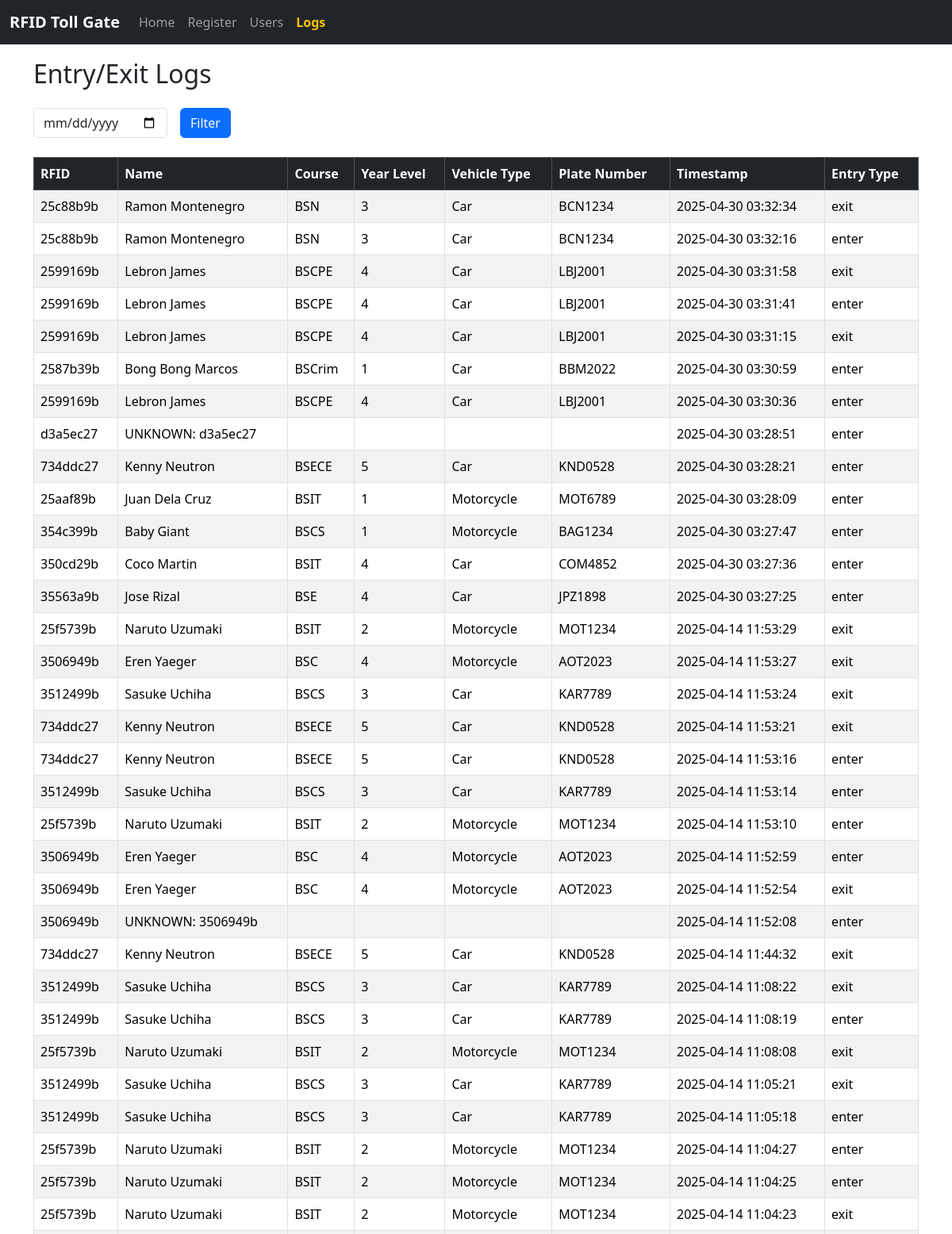
Page /logs (upper part) on the earlier database version.
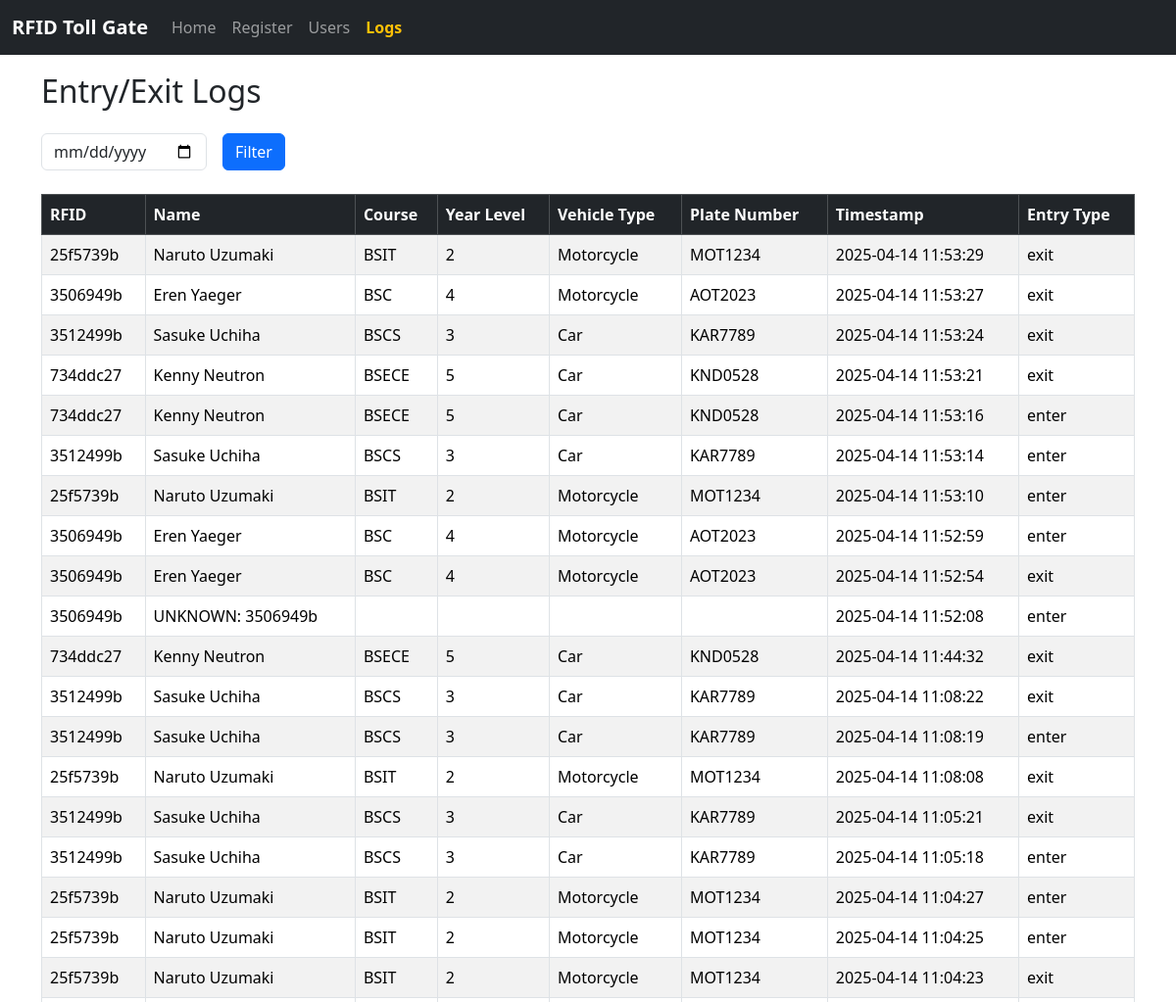
Same page on the later database version.
### tables this page shows
CREATE TABLE logs (
        id INTEGER PRIMARY KEY AUTOINCREMENT,
        rfid TEXT,
        name TEXT,
        course TEXT,
        year_level TEXT,
        vehicle_type TEXT,
        plate_number TEXT,
        timestamp TEXT,
        entry_type TEXT CHECK(entry_type IN ('enter', 'exit'))
    );

### main.py (the view)
@app.route('/logs')
def logs():
    selected_date = request.args.get('date')
    conn = sqlite3.connect('rfid_gate.db')
    c = conn.cursor()
    if selected_date:
        c.execute('''
            SELECT rfid, name, course, year_level, vehicle_type, plate_number, timestamp, entry_type
            FROM logs
            WHERE DATE(timestamp) = ?
            ORDER BY timestamp DESC
        ''', (selected_date,))
    else:
        c.execute('''
            SELECT rfid, name, course, year_level, vehicle_type, plate_number, timestamp, entry_type
            FROM logs
            ORDER BY timestamp DESC
        ''')
    logs_data = c.fetchall()
    conn.close()
    return render_template('logs.html', logs=logs_data, selected_date=selected_date)

### templates/logs.html (shortened to what this page needs)
{% extends "base.html" %}
{% block content %}
<div class="container mt-4">
  <h2 class="mb-4">Entry/Exit Logs</h2>
  <form method="GET" class="row g-3 mb-4">
    <div class="col-auto">
      <input type="date" name="date" class="form-control" value="{{ selected_date }}">
    </div>
    <div class="col-auto">
      <button type="submit" class="btn btn-primary">Filter</button>
    </div>
  </form>
  {% if logs %}
  <div class="table-responsive">
    <table class="table table-striped table-bordered">
      <thead class="table-dark">
        <tr>
          <th>RFID</th>
          <th>Name</th>
          <th>Course</th>
          <th>Year Level</th>
          <th>Vehicle Type</th>
          <th>Plate Number</th>
          <th>Timestamp</th>
          <th>Entry Type</th>
        </tr>
      </thead>
      <tbody>
        {% for log in logs %}
        <tr>
          <td>{{ log[0] }}</td>
          <td>{{ log[1] }}</td>
          <td>{{ log[2] }}</td>
          <td>{{ log[3] }}</td>
          <td>{{ log[4] }}</td>
          <td>{{ log[5] }}</td>
          <td>{{ log[6] }}</td>
          <td>{{ log[7] }}</td>
        </tr>
        {% endfor %}
      </tbody>
    </table>
  </div>
  {% else %}
    <p class="text-muted">No logs found{{ " for " + selected_date if selected_date }}.</p>
  {% endif %}
</div>
{% endblock %}

### templates/base.html (shortened to what this page needs)
<!DOCTYPE html>
<html lang="en">
<head>
  <link href="https://cdn.jsdelivr.net/npm/bootstrap@5.3.2/dist/css/bootstrap.min.css" rel="stylesheet">
</head>
<body>
<nav class="navbar navbar-expand-lg navbar-dark bg-dark fixed-top">
  <div class="container-fluid">
    <a class="navbar-brand" href="/">RFID Toll Gate</a>
    <div class="collapse navbar-collapse">
      <ul class="navbar-nav me-auto mb-2 mb-lg-0">
        <li class="nav-item">
          <a class="nav-link {% if request.path == '/' %}active text-warning fw-bold{% endif %}" href="/">Home</a>
        </li>
        <li class="nav-item">
          <a class="nav-link {% if request.path.startswith('/register') %}active text-warning fw-bold{% endif %}" href="/register">Register</a>
        </li>
        <li class="nav-item">
          <a class="nav-link {% if request.path == '/users' %}active text-warning fw-bold{% endif %}" href="/users">Users</a>
        </li>
        <li class="nav-item">
          <a class="nav-link {% if request.path.startswith('/logs') %}active text-warning fw-bold{% endif %}" href="/logs">Logs</a>
        </li>
      </ul>
    </div>
  </div>
</nav>
  <div id="page-wrapper">
    {% block content %}{% endblock %}
  </div>
</body>
</html>

### templates/base.html (style rules this page uses)
body { padding-top: 50px; }
.navbar-brand { font-weight: bold; }

Differences in the rows shown:
removed logs: rfid "25c88b9b", name "Ramon Montenegro", course "BSN", year_level "3", vehicle_type "Car", plate_number "BCN1234", timestamp "2025-04-30 03:32:34", entry_type "exit"
removed logs: rfid "25c88b9b", name "Ramon Montenegro", course "BSN", year_level "3", vehicle_type "Car", plate_number "BCN1234", timestamp "2025-04-30 03:32:16", entry_type "enter"
removed logs: rfid "2599169b", name "Lebron James", course "BSCPE", year_level "4", vehicle_type "Car", plate_number "LBJ2001", timestamp "2025-04-30 03:31:58", entry_type "exit"
removed logs: rfid "2599169b", name "Lebron James", course "BSCPE", year_level "4", vehicle_type "Car", plate_number "LBJ2001", timestamp "2025-04-30 03:31:41", entry_type "enter"
removed logs: rfid "2599169b", name "Lebron James", course "BSCPE", year_level "4", vehicle_type "Car", plate_number "LBJ2001", timestamp "2025-04-30 03:31:15", entry_type "exit"
removed logs: rfid "2587b39b", name "Bong Bong Marcos", course "BSCrim", year_level "1", vehicle_type "Car", plate_number "BBM2022", timestamp "2025-04-30 03:30:59", entry_type "enter"
removed logs: rfid "2599169b", name "Lebron James", course "BSCPE", year_level "4", vehicle_type "Car", plate_number "LBJ2001", timestamp "2025-04-30 03:30:36", entry_type "enter"
removed logs: rfid "d3a5ec27", name "UNKNOWN: d3a5ec27", timestamp "2025-04-30 03:28:51", entry_type "enter"
removed logs: rfid "734ddc27", name "Kenny Neutron", course "BSECE", year_level "5", vehicle_type "Car", plate_number "KND0528", timestamp "2025-04-30 03:28:21", entry_type "enter"
removed logs: rfid "25aaf89b", name "Juan Dela Cruz", course "BSIT", year_level "1", vehicle_type "Motorcycle", plate_number "MOT6789", timestamp "2025-04-30 03:28:09", entry_type "enter"
removed logs: rfid "354c399b", name "Baby Giant", course "BSCS", year_level "1", vehicle_type "Motorcycle", plate_number "BAG1234", timestamp "2025-04-30 03:27:47", entry_type "enter"
removed logs: rfid "350cd29b", name "Coco Martin", course "BSIT", year_level "4", vehicle_type "Car", plate_number "COM4852", timestamp "2025-04-30 03:27:36", entry_type "enter"
removed logs: rfid "35563a9b", name "Jose Rizal", course "BSE", year_level "4", vehicle_type "Car", plate_number "JPZ1898", timestamp "2025-04-30 03:27:25", entry_type "enter"
